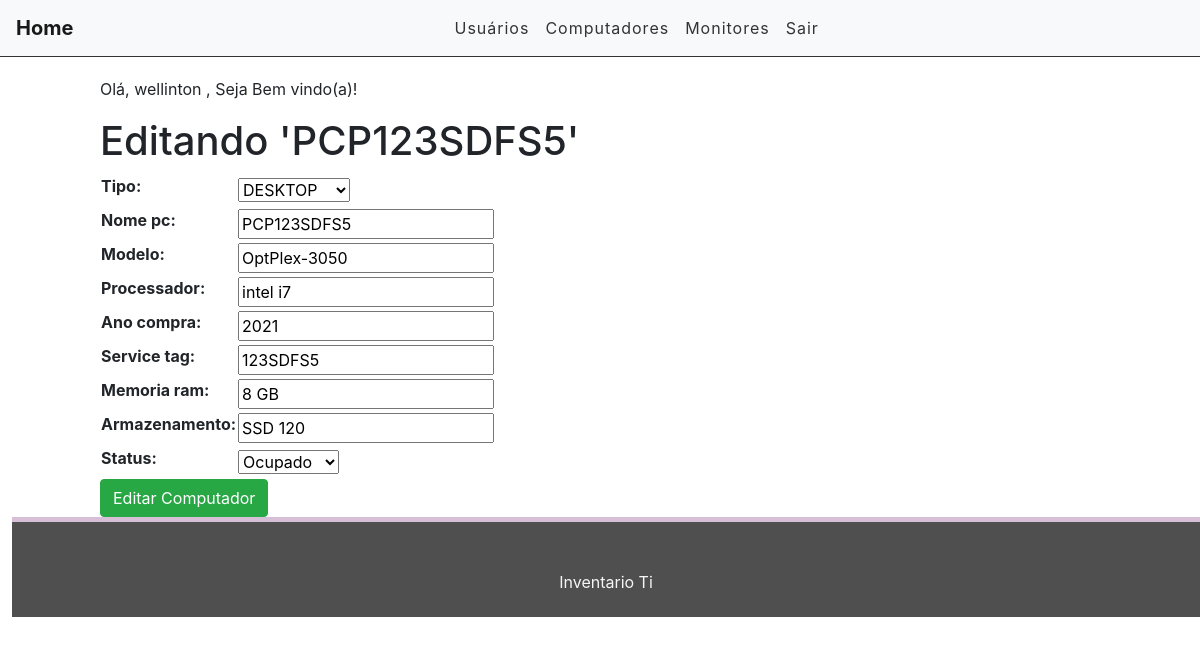
/computadores/computadores/edit/1 (signed in), run on the app's committed database.
### computadores/models.py (models this page shows, shortened)
class Maquinas(models.Model):
    TIPO = (('PCP', 'DESKTOP'),('NOT', 'NOTEBOOK'),)
    tipo = models.CharField(max_length=3, choices=TIPO, blank=False, null=False, default='PCP')
    nome_pc = models.CharField(max_length=30)
    modelo = models.CharField(max_length=30)
    processador = models.CharField(max_length=20)
    ano_compra = models.CharField(max_length=5)
    service_tag = models.CharField(max_length=15)
    memoria_ram = models.CharField(max_length=10)
    armazenamento = models.CharField(max_length=10)
    STATUS = (('DSP', 'Disponivel'), ('OCP', 'Ocupado'),)
    status = models.CharField(max_length=15, choices=STATUS, blank=False, null=False, default='Disponivel' )
    class Meta:
        verbose_name_plural = "Maquina"

### computadores/views.py (the view)
# urls.py: path('computadores/edit/<int:id>', views.editComputador, name='edit_computador'),
@login_required
def editComputador(request, id):
    views = get_object_or_404(Maquinas, pk=id)
    form = MaquinaForm(instance=views)
    if(request.method == 'POST'):
        form = MaquinaForm(request.POST, instance=views)
        if(form.is_valid()):
            views.save()
            messages.info(request, 'Computador editado com sucesso.')
            return redirect('maquinas_list')
        else:
            return render(request, 'computadores/edit-computador.html', {'form': form, 'views': views})
    else:
        return render(request, 'computadores/edit-computador.html', {'form': form, 'views': views})

### computadores/forms.py
class MaquinaForm(forms.ModelForm):
    class Meta:
        model = Maquinas
        fields = ('tipo', 'nome_pc', 'modelo', 'processador', 'ano_compra',
         'service_tag', 'memoria_ram', 'armazenamento', 'status',)

### inventario/templates/computadores/edit-computador.html (shortened to what this page needs)
{% extends 'base2.html' %}
{% load static %}
{% load crispy_forms_tags %}
{% block content %}
<div class="offset-1 col-10 list-div">
    <p>Olá, {{ request.user.username }} , Seja Bem vindo(a)!</p>
    <h1> Editando '{{ views.nome_pc }}' </h1>
    <form method="POST">
        <table>
            {{ form.as_table }}
        </table>
        <input type="submit" class="btn btn-success" value="Editar Computador">
    </form>
</div>
{% endblock %}

### inventario/static/css/style.css (style rules this page uses)
.list-div { padding: 0; }

### data on the page
Maquinas: nome_pc "PCP123SDFS5", tipo "DESKTOP", modelo "OptPlex-3050", processador "intel i7", ano_compra "2021", service_tag "123SDFS5", memoria_ram "8 GB", armazenamento "SSD 120", status "Ocupado"

### other printed values
{{ request.user.username }} "wellinton"
